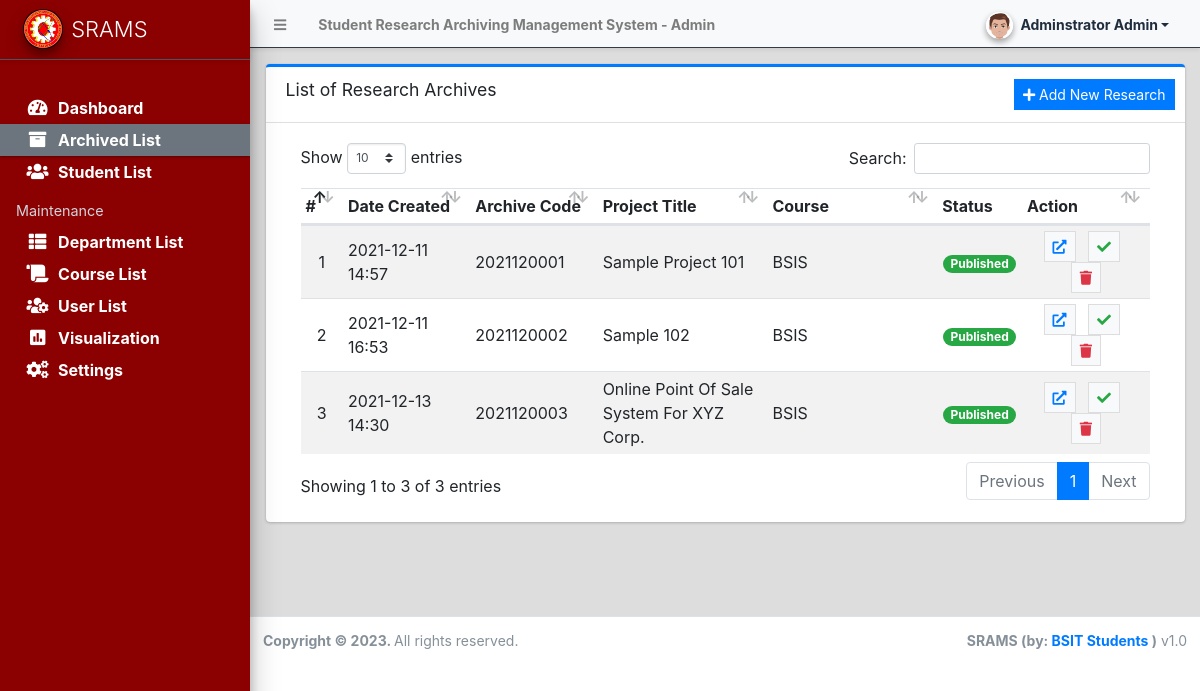
The app's page /admin/?page=archives (signed in) with its own data.
### tables this page shows
CREATE TABLE `archive_list` (
  `id` int(30) NOT NULL,
  `archive_code` varchar(100) NOT NULL,
  `curriculum_id` int(30) NOT NULL,
  `year` year(4) NOT NULL,
  `title` text NOT NULL,
  `abstract` text NOT NULL,
  `members` text NOT NULL,
  `banner_path` text NOT NULL,
  `document_path` text NOT NULL,
  `status` tinyint(1) NOT NULL DEFAULT 0,
  `student_id` int(30) DEFAULT NULL,
  `date_created` datetime NOT NULL DEFAULT current_timestamp(),
  `date_updated` datetime DEFAULT NULL ON UPDATE current_timestamp()
);

### admin/archives/index.php (the view, shortened to what this page needs)
<div class="card card-outline card-primary">
	<div class="card-header">
		<h3 class="card-title">List of Research Archives</h3>
		<div class="card-tools">
		<button type="button" class="btn btn-flat btn-sm btn-primary" id="create_new"><span class="fas fa-plus"></span>  Add New Research</button>
		</div>
	</div>
	<div class="card-body">
		<div class="container-fluid">
        <div class="container-fluid">
			<table class="table table-hover table-striped">
				<colgroup>
					<col width="5%">
					<col width="15%">
					<col width="15%">
					<col width="20%">
					<col width="20%">
					<col width="10%">
					<col width="15%">
				</colgroup>
				<thead>
					<tr>
						<th>#</th>
						<th>Date Created</th>
						<th>Archive Code</th>
						<th>Project Title</th>
						<th>Course</th>
						<th>Status</th>
						<th>Action</th>
					</tr>
				</thead>
				<tbody>
   <?php
      $i = 1;
      $curriculum = $conn->query("SELECT * FROM curriculum_list where id in (SELECT curriculum_id from `archive_list`)");
      $cur_arr = array_column($curriculum->fetch_all(MYSQLI_ASSOC),'name','id');
      $qry = $conn->query("SELECT * from `archive_list` order by `year` desc, `title` desc ");
      while($row = $qry->fetch_assoc()):
   ?>
   <tr>
      <td class="text-center"><?php echo $i++; ?></td>
      <td class=""><?php echo date("Y-m-d H:i",strtotime($row['date_created'])) ?></td>
      <td><?php echo ($row['archive_code']) ?></td>
      <td><?php echo ucwords($row['title']) ?></td>
      <td><?php echo $cur_arr[$row['curriculum_id']] ?></td>
      <td class="text-center">
         <?php
            switch($row['status']){
               case '1':
                  echo "<span class='badge badge-success badge-pill'>Published</span>";
                  break;
            }
         ?>
      </td>
      <td align="center">
         <a class="btn btn-flat btn-default btn-sm text-primary mr-2" href="<?= base_url ?>/?page=view_archive&id=<?php echo $row['id'] ?>" target="_blank"><span class="fa fa-external-link-alt"></span></a>
         <a class="btn btn-flat btn-default btn-sm text-success mr-2 update_status" href="javascript:void(0)" data-id="<?php echo $row['id'] ?>" data-status="<?php echo $row['status'] ?>"><span class="fa fa-check"></span></a>
         <a class="btn btn-flat btn-default btn-sm text-danger delete_data" href="javascript:void(0)" data-id="<?php echo $row['id'] ?>"><span class="fa fa-trash"></span></a>
      </td>
   </tr>
   <?php endwhile; ?>
</tbody>
			</table>
		</div>
		</div>
	</div>
</div>

### records on screen
archive_list: date_created "2021-12-11 14:57", archive_code "2021120001", title "Sample Project 101", curriculum "BSIS", status "Published"
archive_list: date_created "2021-12-11 16:53", archive_code "2021120002", title "Sample 102", curriculum "BSIS", status "Published"
archive_list: date_created "2021-12-13 14:30", archive_code "2021120003", title "Online Point Of Sale System For XYZ Corp.", curriculum "BSIS", status "Published"

### other values on screen
$_settings->info('name') "Student Research Archiving Management System"
$_settings->userdata('firstname').' '.$_settings->userdata('lastname') "Adminstrator Admin"
$_settings->info('short_name') "SRAMS"
